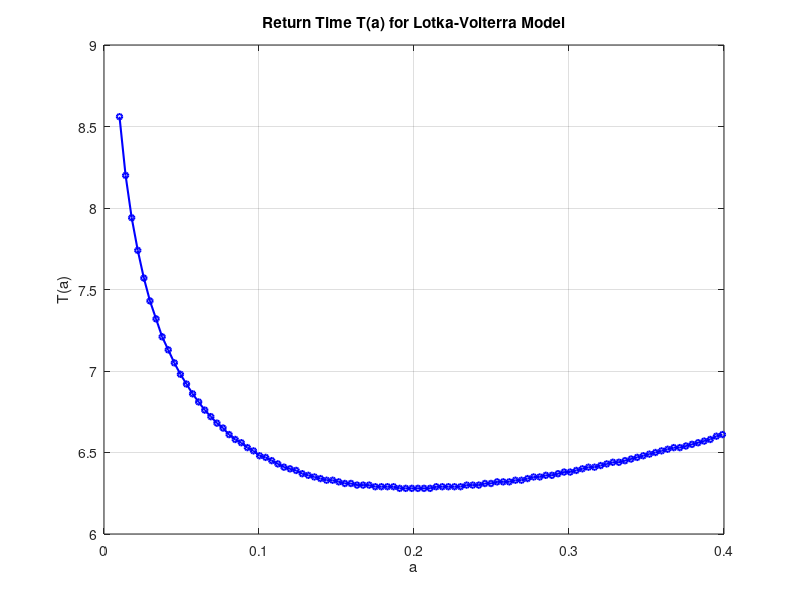

Write MATLAB code to recreate this figure.

a_values = linspace(0.01, 0.399, 100);
dt = 0.01;
Tmax = 20;
T_values = zeros(size(a_values));

for i = 1:length(a_values)
    u = [a_values(i); 0.25];
    t = 0;
    min_norm = inf;
    min_t = NaN;
    prev_norm = inf;
    min_count = 0;

    while t < Tmax
        f = [u(1) - 4*u(1)*u(2);
             -u(2) + 5*u(1)*u(2)];
        J = [1 - 4*u(2), -4*u(1);
             5*u(2), -1 + 5*u(1)];
        Df_f = J * f;

        u = u + dt * f + (dt^2 / 2) * Df_f;
        t = t + dt;

        % find first real local min and take it as one full loop
        current_norm = norm(u - [a_values(i); 0.25]);
        if prev_norm < min_norm && prev_norm < current_norm
            min_count = min_count + 1;
            if min_count == 2
                min_t = t - dt;
                break;
            end
            min_norm = prev_norm;
        end
        prev_norm = current_norm;
    end
    T_values(i) = min_t;
end


figure;
plot(a_values, T_values, 'b-o', 'MarkerSize', 4, 'LineWidth', 1.5);
xlabel('a');
ylabel('T(a)');
title('Return Time T(a) for Lotka-Volterra Model');
grid on;
